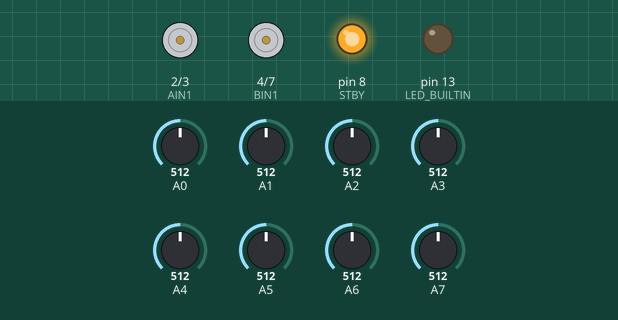
The sketch below on a simulated Arduino Nano, built with avr-gcc and run on an emulated ATmega328P. Shown: motor-driver pin pairs drawn as motors (green arrow = first pin HIGH = forward, orange = second pin HIGH = backward, longer = more drive, scaled by the enable pin, stopped while the standby pin is LOW), output pins drawn as LEDs (lit = HIGH). Inputs (shaded band) come from the test bench; at power-on: A0 = 512, A1 = 512, A2 = 512, A3 = 512, A4 = 512, A5 = 512, A6 = 512, A7 = 512. What the sketch prints to the serial monitor is not drawn.

Above: at 0.1 s.
At 0.6 s:
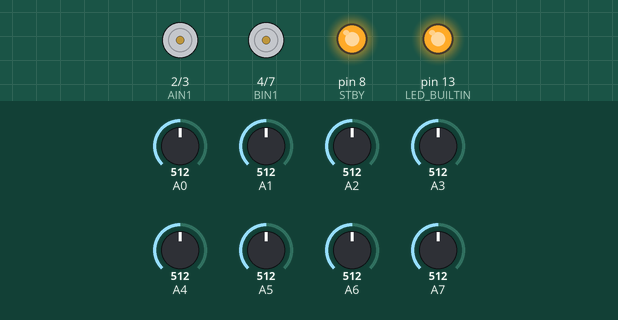
At 20.8 s:
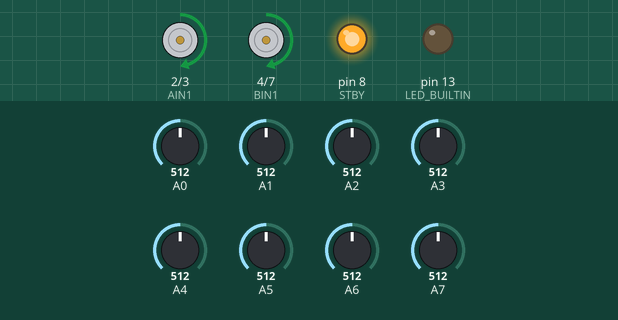
Timing chart, 0 to 22.3 s (numbered marks = the images above):
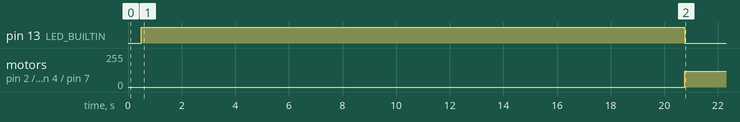

Measured:
- by itself, motor on pin 2 (AIN1) / pin 3 (AIN2), motor on pin 4 (BIN1) / pin 7 (BIN2): stopped → forward 120/255 at 20.8 s

The sketch:

decisionMakerLineFollower.ino
```cpp
#include <QTRSensors.h>

QTRSensors qtr;
const uint8_t SensorCount = 8;
uint16_t sensorValues[SensorCount];

const int AIN1=2, AIN2=3, PWMA=5;
const int BIN1=4, BIN2=7, PWMB=6;
const int STBY=8;

// ============== PID ==============
int   baseSpeed = 120;     // tune for your bot
float kp = 0.09;
float ki = 0.01;
float kd = 0.10;
float integral = 0;
float error = 0;
float lastError = 0;

int s[SensorCount];
int threshold = 500;       // calibrated scale is 0..1000, so 500 is a good mid

void setup() {
  pinMode(AIN1, OUTPUT); pinMode(AIN2, OUTPUT); pinMode(PWMA, OUTPUT);
  pinMode(BIN1, OUTPUT); pinMode(BIN2, OUTPUT); pinMode(PWMB, OUTPUT);
  pinMode(STBY, OUTPUT);  digitalWrite(STBY, HIGH);

  Serial.begin(9600);

  qtr.setTypeAnalog();
  qtr.setSensorPins((const uint8_t[]){A7,A6,A5,A4,A3,A2,A1,A0}, SensorCount);
  qtr.setEmitterPin(12);

  delay(500);
  pinMode(LED_BUILTIN, OUTPUT);
  digitalWrite(LED_BUILTIN, HIGH);

  Serial.println("Calibrating...");
  for (uint16_t i=0; i<450; i++) {
    qtr.calibrate();
    delay(20);
  }
  digitalWrite(LED_BUILTIN, LOW);
  Serial.println("Calibration Done!");
}

void loop() {
  // readLineBlack() reads calibrated values (0..1000) into sensorValues
  float position = qtr.readLineBlack(sensorValues);   // 0..7000 (8 sensors)
  error = position - 3500.0f;

  // Binary map (1=white, 0=black) on calibrated values
  bool anyBlack = false;
  for (int i=0; i<SensorCount; i++) {
    s[i] = (sensorValues[i] > threshold) ? 1 : 0;   // 1=white, 0=black
    if (s[i] == 0) anyBlack = true;
  }

  // ====== Line lost (all white) -> search spin ======
  if (!anyBlack) {
    // All sensors saw white; spin to find the line
    setMotor(AIN1, AIN2, PWMA,  60);
    setMotor(BIN1, BIN2, PWMB, -60);
    delay(20);
    return; // skip PID this loop
  }

  // ====== Straight segment hint: centers on black ======
  // Since 0 = black, both centers black -> drive straight
  if (s[3] == 0 && s[4] == 0) {
    setMotor(AIN1, AIN2, PWMA, baseSpeed);
    setMotor(BIN1, BIN2, PWMB, baseSpeed);
    // (We still do PID below, or early-return if you want a hard override)
  }

  // ====== PID ======
  // Anti-windup: clamp integral
  integral += error;
  if (integral > 8000) integral = 8000;
  if (integral < -8000) integral = -8000;

  float derivative = error - lastError;
  float correction = kp*error + ki*integral + kd*derivative;
  correction = constrain(correction, -255, 255);

  int leftSpeed  = constrain(baseSpeed + (int)correction, -255, 255);
  int rightSpeed = constrain(baseSpeed - (int)correction, -255, 255);

  setMotor(AIN1, AIN2, PWMA, leftSpeed);
  setMotor(BIN1, BIN2, PWMB, rightSpeed);

  lastError = error;

  Serial.print("Pos: "); Serial.print(position);
  Serial.print("  Err: "); Serial.print(error);
  Serial.print("  L: ");  Serial.print(leftSpeed);
  Serial.print("  R: ");  Serial.println(rightSpeed);

  delay(20);
}

void setMotor(int in1, int in2, int pwm, int speed) {
  if (speed >= 0) {
    digitalWrite(in1, HIGH);
    digitalWrite(in2, LOW);
    analogWrite(pwm, speed);
  } else {
    digitalWrite(in1, LOW);
    digitalWrite(in2, HIGH);
    analogWrite(pwm, -speed);
  }
}
```
